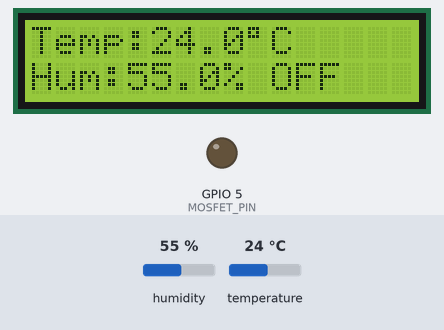
Bench run of a sketch on a simulated ESP32. Shown: 16×2 character LCD, output pins drawn as LEDs (lit = HIGH). The test bench sets the inputs (shaded band); at power-on: temperature 24 °C, humidity 55 %. WiFi joins after 1.5 s; servers stay silent unless stated; no MQTT or app messages arrive unless stated; what the sketch prints to the serial monitor is not drawn.

Above: at 4.3 s.
4.4 s: temperature set to 24.6 °C
At 9.0 s:
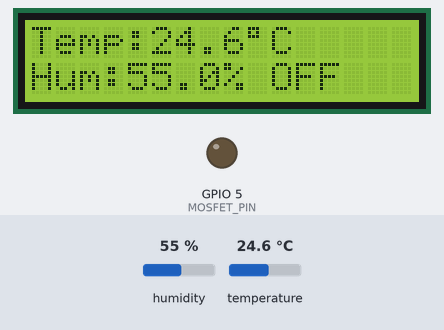
9.7 s: temperature set to 25.7 °C
At 13.9 s:
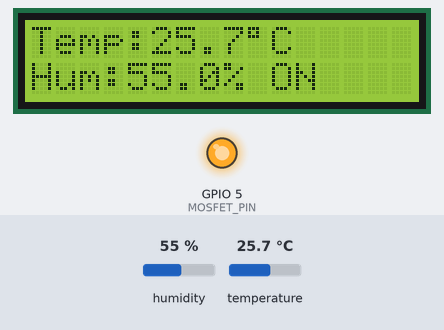
14.7 s: humidity set to 22 %
At 19.0 s:
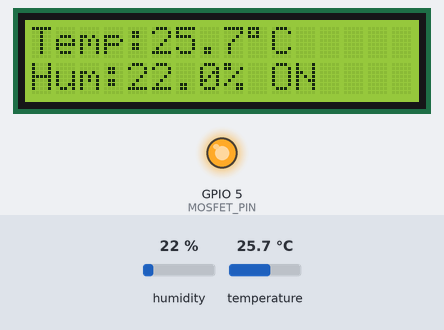
24.8 s: temperature set to 24.4 °C
At 28.9 s:
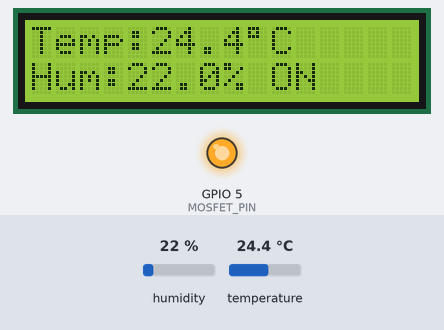
29.8 s: temperature set to 23.4 °C
At 33.9 s:
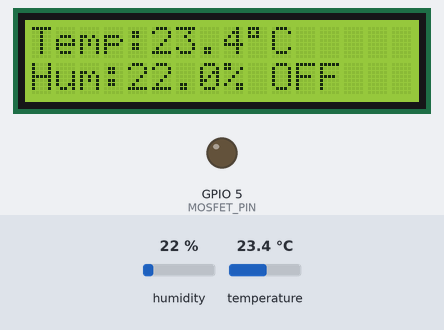
Timing chart, 0 to 35.4 s (numbered marks = the images above; inputs shaded):
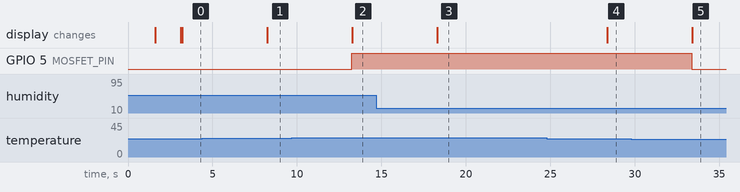

The sketch:

smart_fan.ino
```cpp
#include <Wire.h>
#include <LiquidCrystal_I2C.h>
#include "DHT.h"
#include <WiFi.h>
#include <PubSubClient.h>
#include <ArduinoJson.h>

// ======= Konfigurasi Sensor & LCD =======
#define DHTPIN 4
#define DHTTYPE DHT22
DHT dht(DHTPIN, DHTTYPE);

LiquidCrystal_I2C lcd(0x27, 16, 2);

// ======= Konfigurasi MOSFET & Suhu =======
#define MOSFET_PIN 5
#define TEMP_ON 25.0     // suhu mulai nyala kipas
#define TEMP_OFF 24.0    // suhu di bawah ini kipas mati

// ======= Konfigurasi WiFi =======
const char* ssid = "tarisa";
const char* password = "12345678";

// ======= Konfigurasi MQTT =======
const char* mqtt_server = "broker.hivemq.com";
const char* mqtt_pub_topic  = "smartfan/sensor";     // ESP32 → Django
const char* mqtt_sub_topic  = "smartfan/control";  // Django → ESP32

WiFiClient espClient;
PubSubClient client(espClient);

// ======= Variabel Global =======
bool fanState = false;          // status kipas sekarang
bool manualOverride = false;    // apakah mode manual aktif
bool manualFanState = false;    // ON/OFF dari Django

// -------------------- SETUP WIFI --------------------
void setup_wifi() {
  delay(10);
  Serial.println();
  Serial.print("Menghubungkan ke WiFi: ");
  Serial.println(ssid);

  WiFi.begin(ssid, password);
  int retry = 0;
  while (WiFi.status() != WL_CONNECTED && retry < 30) {
    delay(500);
    Serial.print(".");
    retry++;
  }

  Serial.println();
  if (WiFi.status() == WL_CONNECTED) {
    Serial.println("✅ WiFi terhubung!");
    Serial.print("IP Address: ");
    Serial.println(WiFi.localIP());
  } else {
    Serial.println("❌ Gagal koneksi WiFi!");
  }
}

// -------------------- CALLBACK MQTT --------------------
void callback(char* topic, byte* message, unsigned int length) {
  Serial.print("MQTT pesan dari topic: ");
  Serial.println(topic);

  String msg = "";
  for (int i = 0; i < length; i++) {
    msg += (char)message[i];
  }

  Serial.print("Payload: ");
  Serial.println(msg);

  // Parse JSON
  DynamicJsonDocument doc(200);
  deserializeJson(doc, msg);

  String fanCmd = doc["fan"];        // "ON" / "OFF"
  String source = doc["source"];     // "manual" / "auto"

  // ====== MODE MANUAL ======
  if (source == "manual") {
    manualOverride = true;
    manualFanState = (fanCmd == "ON");

    digitalWrite(MOSFET_PIN, manualFanState ? HIGH : LOW);
    fanState = manualFanState;

    Serial.println("📌 MODE MANUAL dari Django");
    return;
  }

  // ====== MODE AUTO ======
  if (source == "auto") {
    manualOverride = false;
    Serial.println("🔄 Override dimatikan → kembali AUTO");
  }
}

// -------------------- RECONNECT MQTT --------------------
void reconnect() {
  while (!client.connected()) {
    Serial.print("🔄 Menghubungkan ke MQTT...");
    if (client.connect("ESP32SmartFanClient")) {
      Serial.println("✅ Terhubung ke broker!");

      client.subscribe(mqtt_sub_topic);
      Serial.print("Subscribe ke: ");
      Serial.println(mqtt_sub_topic);

    } else {
      Serial.print("❌ Gagal, rc=");
      Serial.print(client.state());
      Serial.println(" | Coba lagi dalam 5 detik");
      delay(5000);
    }
  }
}

// -------------------- SETUP --------------------
void setup() {
  Serial.begin(115200);
  dht.begin();
  lcd.init();
  lcd.backlight();

  pinMode(MOSFET_PIN, OUTPUT);
  digitalWrite(MOSFET_PIN, LOW);

  lcd.setCursor(0, 0);
  lcd.print("Smart Fan ESP32");
  lcd.setCursor(0, 1);
  lcd.print("Connecting WiFi");

  setup_wifi();

  client.setServer(mqtt_server, 1883);
  client.setCallback(callback);

  lcd.clear();
  lcd.setCursor(0, 0);
  lcd.print("WiFi Connected");
  delay(1500);
  lcd.clear();
}

// -------------------- LOOP --------------------
void loop() {
  if (!client.connected()) {
    reconnect();
  }
  client.loop();

  float temperature = dht.readTemperature();
  float humidity = dht.readHumidity();

  if (isnan(temperature) || isnan(humidity)) {
    Serial.println("⚠️ Gagal membaca sensor!");
    lcd.setCursor(0, 0);
    lcd.print("Sensor Error     ");
    delay(1000);
    return;
  }

  // ================= MODE MANUAL =================
  if (manualOverride) {
    digitalWrite(MOSFET_PIN, manualFanState ? HIGH : LOW);
    fanState = manualFanState;
  }

  // ================= MODE AUTO =================
  else {
    if (temperature >= TEMP_ON && !fanState) {
      digitalWrite(MOSFET_PIN, HIGH);
      fanState = true;
      Serial.println("🌀 AUTO: Kipas ON");
    }
    else if (temperature <= TEMP_OFF && fanState) {
      digitalWrite(MOSFET_PIN, LOW);
      fanState = false;
      Serial.println("🛑 AUTO: Kipas OFF");
    }
  }

  // ===== LCD =====
  lcd.setCursor(0, 0);
  lcd.print("Temp:");
  lcd.print(temperature, 1);
  lcd.print((char)223);
  lcd.print("C   ");

  lcd.setCursor(0, 1);
  lcd.print("Hum:");
  lcd.print(humidity, 1);
  lcd.print("% ");
  lcd.print(fanState ? "ON " : "OFF");

  // ===== Publish Data Ke MQTT =====
  DynamicJsonDocument doc(200);
  doc["suhu"] = temperature;
  doc["kelembapan"] = humidity;

  String jsonString;
  serializeJson(doc, jsonString);

  client.publish(mqtt_pub_topic, jsonString.c_str());
  Serial.print("📡 Publish: ");
  Serial.println(jsonString);

  delay(5000);
}
```

Measured:
- the behaviour switches between 24.9 and 25 °C on temperature (found by bisection; images 1 and 2)
- the behaviour switches between 24.1 and 24 °C on temperature (found by bisection; images 4 and 5)
- after the input at 4.4 s, the display: changes after 3.8 s (image 1)
- after the input at 9.7 s, GPIO 5 (MOSFET_PIN): LOW → HIGH after 3.5 s; the display: changes after 3.6 s (image 2)
- after the input at 14.7 s, the display: changes after 3.6 s (image 3)
- after the input at 24.8 s, the display: changes after 3.6 s (image 4)
- after the input at 29.8 s, GPIO 5 (MOSFET_PIN): HIGH → LOW after 3.6 s; the display: changes after 3.6 s (image 5)
